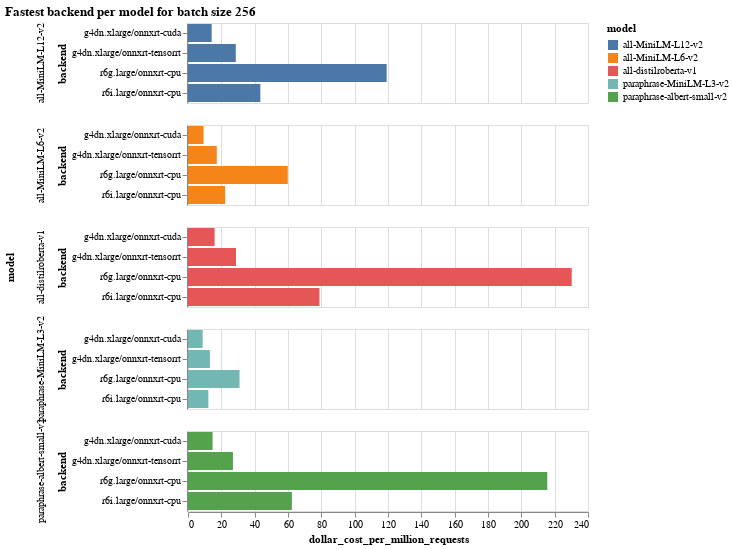

Notebook code cell kept with this figure:
### Code cell
alt.Chart(df[df['batch_size'] == 256]).mark_bar().encode(
    y='backend',
    x='dollar_cost_per_million_requests',
    color='model',
    row='model',
).properties(title='Fastest backend per model for batch size 256')

### Figure 1 — Vega-Lite specification as saved in the notebook (floating-point values rounded to 4 significant figures)
{"$schema": "https://vega.github.io/schema/vega-lite/v4.17.0.json", "config": {"view": {"continuousHeight": 300, "continuousWidth": 400}}, "data": {"name": "data-903c04fa77a873f16255d6f3c234e316"}, "datasets": {"data-903c04fa77a873f16255d6f3c234e316": [{"backend": "r6i.large/onnxrt-cpu", "batch_size": 256, "dollar_cost_per_million_requests": 43.41, "model": "all-MiniLM-L12-v2", "time_ms": 1240.0}, {"backend": "r6g.large/onnxrt-cpu", "batch_size": 256, "dollar_cost_per_million_requests": 119.2, "model": "all-MiniLM-L12-v2", "time_ms": 4257.0}, {"backend": "g4dn.xlarge/onnxrt-cuda", "batch_size": 256, "dollar_cost_per_million_requests": 14.2, "model": "all-MiniLM-L12-v2", "time_ms": 97.16}, {"backend": "g4dn.xlarge/onnxrt-tensorrt", "batch_size": 256, "dollar_cost_per_million_requests": 28.67, "model": "all-MiniLM-L12-v2", "time_ms": 196.2}, {"backend": "r6i.large/onnxrt-cpu", "batch_size": 256, "dollar_cost_per_million_requests": 22.31, "model": "all-MiniLM-L6-v2", "time_ms": 637.5}, {"backend": "r6g.large/onnxrt-cpu", "batch_size": 256, "dollar_cost_per_million_requests": 59.85, "model": "all-MiniLM-L6-v2", "time_ms": 2138.0}, {"backend": "g4dn.xlarge/onnxrt-cuda", "batch_size": 256, "dollar_cost_per_million_requests": 9.344, "model": "all-MiniLM-L6-v2", "time_ms": 63.95}, {"backend": "g4dn.xlarge/onnxrt-tensorrt", "batch_size": 256, "dollar_cost_per_million_requests": 17.26, "model": "all-MiniLM-L6-v2", "time_ms": 118.1}, {"backend": "r6i.large/onnxrt-cpu", "batch_size": 256, "dollar_cost_per_million_requests": 78.88, "model": "all-distilroberta-v1", "time_ms": 2254.0}, {"backend": "r6g.large/onnxrt-cpu", "batch_size": 256, "dollar_cost_per_million_requests": 230.2, "model": "all-distilroberta-v1", "time_ms": 8223.0}, {"backend": "g4dn.xlarge/onnxrt-cuda", "batch_size": 256, "dollar_cost_per_million_requests": 15.96, "model": "all-distilroberta-v1", "time_ms": 109.3}, {"backend": "g4dn.xlarge/onnxrt-tensorrt", "batch_size": 256, "dollar_cost_per_million_requests": 28.81, "model": "all-distilroberta-v1", "time_ms": 197.2}, {"backend": "r6i.large/onnxrt-cpu", "batch_size": 256, "dollar_cost_per_million_requests": 62.32, "model": "paraphrase-albert-small-v2", "time_ms": 1781.0}, {"backend": "r6g.large/onnxrt-cpu", "batch_size": 256, "dollar_cost_per_million_requests": 215.6, "model": "paraphrase-albert-small-v2", "time_ms": 7700.0}, {"backend": "g4dn.xlarge/onnxrt-cuda", "batch_size": 256, "dollar_cost_per_million_requests": 14.76, "model": "paraphrase-albert-small-v2", "time_ms": 101.0}, {"backend": "g4dn.xlarge/onnxrt-tensorrt", "batch_size": 256, "dollar_cost_per_million_requests": 26.96, "model": "paraphrase-albert-small-v2", "time_ms": 184.5}, {"backend": "r6i.large/onnxrt-cpu", "batch_size": 256, "dollar_cost_per_million_requests": 12.21, "model": "paraphrase-MiniLM-L3-v2", "time_ms": 348.7}, {"backend": "r6g.large/onnxrt-cpu", "batch_size": 256, "dollar_cost_per_million_requests": 30.92, "model": "paraphrase-MiniLM-L3-v2", "time_ms": 1104.0}, {"backend": "g4dn.xlarge/onnxrt-cuda", "batch_size": 256, "dollar_cost_per_million_requests": 8.813, "model": "paraphrase-MiniLM-L3-v2", "time_ms": 60.32}, {"backend": "g4dn.xlarge/onnxrt-tensorrt", "batch_size": 256, "dollar_cost_per_million_requests": 13.12, "model": "paraphrase-MiniLM-L3-v2", "time_ms": 89.77}]}, "encoding": {"color": {"field": "model", "type": "nominal"}, "row": {"field": "model", "type": "nominal"}, "x": {"field": "dollar_cost_per_million_requests", "type": "quantitative"}, "y": {"field": "backend", "type": "nominal"}}, "mark": "bar", "title": "Fastest backend per model for batch size 256"}
